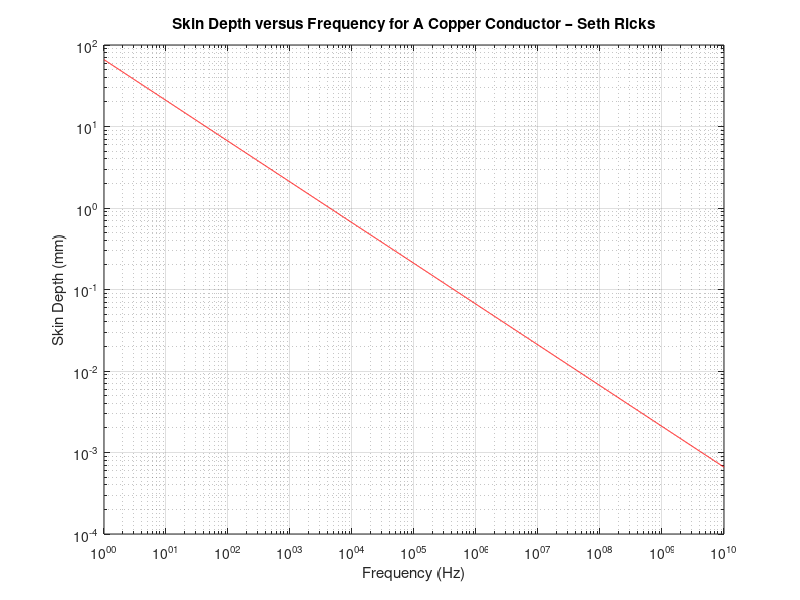

Reproduce this figure in MATLAB.
f = logspace(0, 10, 2000);   
permeability_r = 1;     
permeability_0 = 4 * pi * 1e-7;  
conductivity = 5.8e7; % S/m
SkinDepth = 1 ./ sqrt(pi * f * permeability_0 * permeability_r * conductivity);
SkinDepth_mm = SkinDepth * 1e3; 
loglog(f, SkinDepth_mm, 'r-') 
grid on
xlabel('Frequency (Hz)');
ylabel('Skin Depth (mm)');
title('Skin Depth versus Frequency for A Copper Conductor – Seth Ricks');
